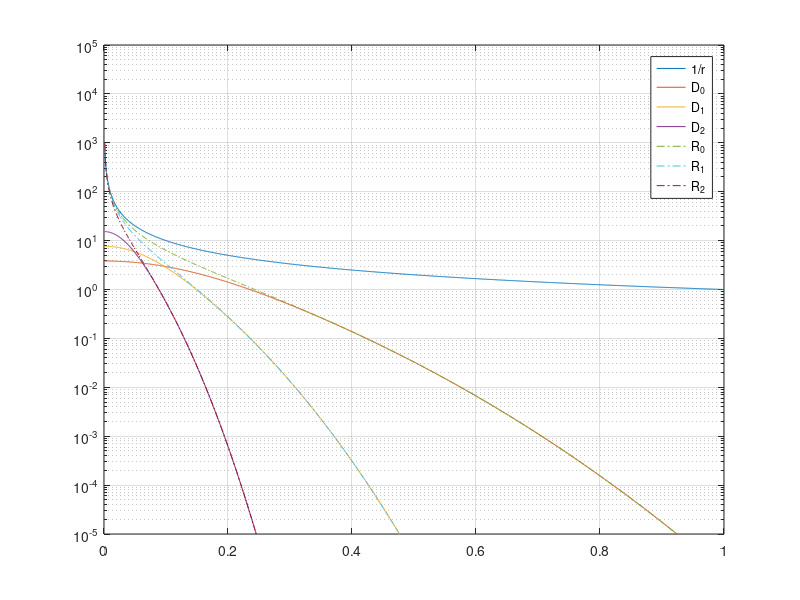

Recreate this plot in MATLAB.
clear all

tol = 1e-5;
sigma_0 = 1/sqrt(log(1/tol));
sigma_1 = sigma_0 / 2;
sigma_2 = sigma_1 / 2;
sigma_3 = sigma_2 / 2;
sigma_4 = sigma_3 / 2;

r = linspace(0, 1, 1000);

clf
semilogy(r, 1./r, 'DisplayName', '1/r');
hold on


R0 = erfc(r/sigma_0)./r;
R1 = erfc(r/sigma_1)./r;
R2 = erfc(r/sigma_2)./r;


M0 = erf(r/sigma_0)./r;
D0 = (erf(r/sigma_1) - erf(r/sigma_0))./r;
D1 = (erf(r/sigma_2) - erf(r/sigma_1))./r;
D2 = (erf(r/sigma_3) - erf(r/sigma_2))./r;

M1 = M0+D0;
%semilogy(r, M0, '--', 'DisplayName', 'M_0');
%semilogy(r, M1, '--', 'DisplayName', 'M_1');
semilogy(r, D0, 'DisplayName', 'D_0');
semilogy(r, D1, 'DisplayName', 'D_1');
semilogy(r, D2, 'DisplayName', 'D_2');

semilogy(r, R0, '-.', 'DisplayName', 'R_0');
semilogy(r, R1, '-.', 'DisplayName', 'R_1');
semilogy(r, R2, '-.', 'DisplayName', 'R_2');


if false
    set(gca, 'yscale', 'linear')
    ylim([tol 20])
else
    ylim([tol 1e5])
end





legend()
grid on
